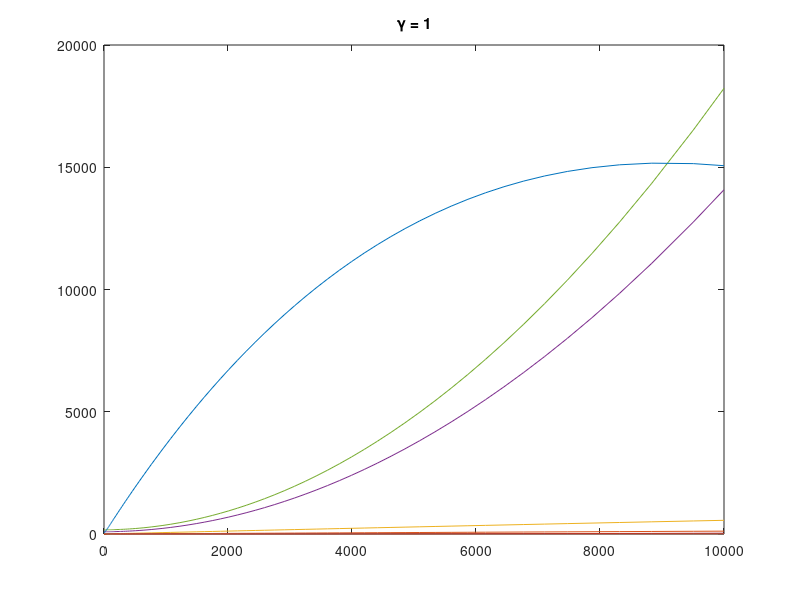

The MATLAB source for this figure:
function heatshockmodel_ode()

    N0 = 100;
    gamma = 1;
    timescale = N0^gamma;

    [s0, r0, stoch_matrix, prop_func, x0] = heatshockmodel();
    t0 = 0;
    t1 = 10000;
    tspan = [t0; t1] / timescale;
    z0 = x0 / timescale;

    function xdot = ode(t, x)
        xdot = zeros(size(x));
        props = prop_func(x * timescale);
        for r=1:r0
            prop = props(r);
            for s=1:s0
                xdot(s) = xdot(s) + prop * stoch_matrix(r, s);
            end
            xdot(s) = xdot(s) / timescale;
        end
    end

    options = odeset('RelTol',1e-3,'AbsTol',1e-6,'MaxStep',0.1*abs(t1 - t0));
    tic;
    [TAU, Z] = ode23s(@ode, tspan, z0, options);
    X = timescale * Z;
    T = timescale * TAU;
    q = toc;
    ['Total execution time: ', num2str(round(q * 1000))]

    figure();
    plot(T, X);
    title(['\gamma = ', num2str(gamma)]);

end

function [s0, r0, stoch_matrix, prop_func, x0] = heatshockmodel()
    % model parameters

    production_stoch_matrix = [ ...
        0,  0,  0,  0,  0,  0,  0,  1,  0; ... % R1
        0,  0,  1,  0,  0,  0,  0,  0,  0; ... % R2
        0,  1,  0,  0,  0,  0,  0,  0,  0; ... % R3
        1,  1,  0,  0,  0,  0,  0,  0,  0; ... % R4
        0,  1,  0,  0,  1,  0,  0,  0,  0; ... % R5
        0,  1,  0,  1,  0,  0,  0,  0,  0; ... % R6
        0,  1,  0,  0,  0,  1,  0,  0,  0; ... % R7
        0,  1,  0,  0,  0,  1,  0,  0,  0; ... % R8
        0,  0,  0,  0,  0,  0,  1,  0,  0; ... % R9
        0,  0,  0,  0,  0,  0,  0,  0,  1; ... % R10
        0,  0,  0,  0,  0,  0,  0,  0,  0; ... % R11
        0,  0,  0,  0,  0,  1,  0,  1,  0; ... % R12
        1,  0,  0,  0,  0,  0,  0,  0,  0; ... % R13
        0,  0,  0,  0,  0,  0,  0,  0,  0; ... % R14
        0,  0,  0,  1,  0,  1,  0,  0,  0; ... % R15
        0,  0,  0,  0,  0,  0,  0,  0,  0; ... % R16
        0,  0,  0,  0,  0,  0,  0,  0,  0; ... % R17
        0,  0,  0,  0,  0,  0,  0,  0,  0; ... % R18
    ];
    consumption_stoch_matrix = [ ...
        0,  0,  0,  0,  0,  0,  0,  0,  0; ... % R1
        0,  1,  0,  0,  0,  0,  0,  0,  0; ... % R2
        0,  0,  1,  0,  0,  0,  0,  0,  0; ... % R3
        1,  0,  0,  0,  0,  0,  0,  0,  0; ... % R4
        0,  0,  1,  0,  0,  0,  0,  0,  0; ... % R5
        0,  0,  1,  0,  0,  0,  0,  0,  0; ... % R6
        0,  0,  1,  0,  0,  0,  0,  0,  0; ... % R7
        0,  0,  0,  0,  0,  0,  1,  0,  0; ... % R8
        0,  1,  0,  0,  0,  1,  0,  0,  0; ... % R9
        0,  0,  0,  0,  0,  1,  0,  1,  0; ... % R10
        0,  0,  0,  0,  0,  0,  0,  1,  0; ... % R11
        0,  0,  0,  0,  0,  0,  0,  0,  1; ... % R12
        0,  0,  0,  0,  0,  0,  0,  0,  0; ... % R13
        1,  0,  0,  0,  0,  0,  0,  0,  0; ... % R14
        0,  0,  0,  1,  0,  0,  1,  0,  0; ... % R15
        0,  0,  0,  0,  1,  0,  0,  0,  0; ... % R16
        0,  0,  0,  0,  0,  1,  0,  0,  0; ... % R17
        0,  0,  0,  1,  0,  0,  0,  0,  0; ... % R18
    ];
    stoch_matrix = production_stoch_matrix - consumption_stoch_matrix;
    r0 = size(stoch_matrix,1);
    s0 = size(stoch_matrix,2);

%     x0 = zeros(s0, 1);
    x0 = [ 10; 1; 1; 93; 172; 54; 7; 50; 0 ];

    rates = [ 4.0, 0.7, 0.13, 0.007, 0.0063, 0.00488, 0.00488, 4.4E-4, 3.62E-4, 3.62E-4, 9.99E-5, 4.4E-5, 1.4E-5, 1.4E-6, 1.42E-6, 1.8E-8, 6.4E-10, 7.4E-11 ]';
    choiceIndices = [
        -1, -1;
         2, -1;
         3, -1;
         1, -1;
         3, -1;
         3, -1;
         3, -1;
         7, -1;
         2,  6;
         6,  8;
         8, -1;
         9, -1;
        -1, -1;
         1, -1;
         7, -1;
         5, -1;
         6, -1;
         4, -1;
    ];
    function props = prop_function(x)
        props = zeros(size(rates));
        for r=1:r0
            choiceIndex1 = choiceIndices(r, 1);
            choiceIndex2 = choiceIndices(r, 2);
            v = rates(r);
            if choiceIndex1 > 0
                v = v * x(choiceIndex1);
            end
            if choiceIndex2 > 0
                v = v * x(choiceIndex2);
            end
            props(r) = v;
        end
    end
    prop_func = @prop_function;
%     prop_func = @(x) [
%         rates(1); ...
%         rates(2)*x(2); ...
%         rates(3)*x(3); ...
%         rates(4)*x(1); ...
%         rates(5)*x(3); ...
%         rates(6)*x(3); ...
%         rates(7)*x(3); ...
%         rates(8)*x(7); ...
%         rates(9)*x(2)*x(6); ...
%         rates(10)*x(6)*x(8); ...
%         rates(11)*x(8); ...
%         rates(12)*x(9); ...
%         rates(13); ...
%         rates(14)*x(1); ...
%         rates(15)*x(7); ...
%         rates(16)*x(5); ...
%         rates(17)*x(6); ...
%         rates(18)*x(4);
%     ];

end
